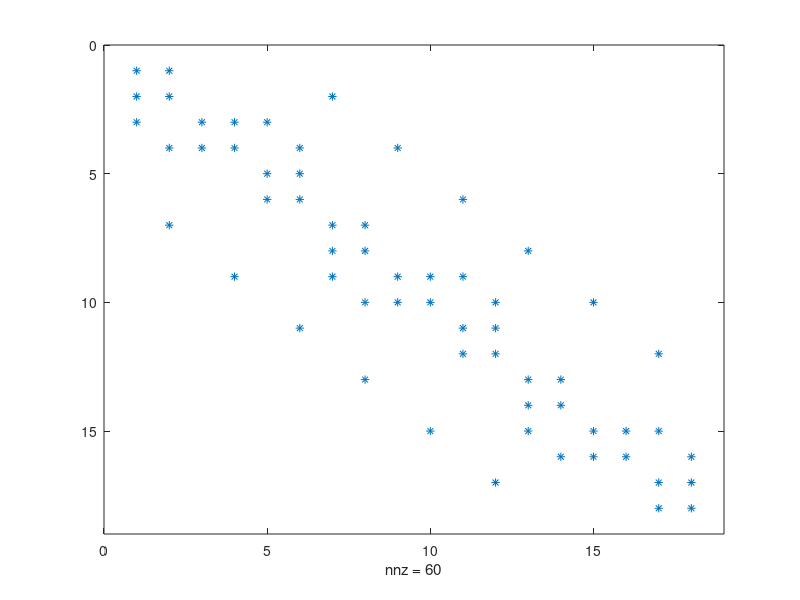

MATLAB code to generate this figure: (Note: this script raises an error after producing the figure.)
clear all;
close all;

% p.NumBowties = 100;
p.NumBowties = 9;
% number of rows
% p.row = 10;
p.row = 3;
% number of columns 
p.col = p.NumBowties/p.row;

p.REmitter = 1; % 1 ohm 
p.RCollector = 1; % 1 ohm 
%p.Area = 0.0001; % need to actually get a reasonable estimate  
p.Area = 5e-18; % 5 nm^2
%p.Beta = 0.9; % enhancement factor 
p.Beta = 25; % enhancement factor 
p.Distance = 10; % 10 nm
p.workFunction = 5.1; % work function of gold 
p.CemitterCollector = 2; % nano farad
p.Cparasitic = 0.05; % 0.1 nano farad
% p.Radius = 1; % 1 nm?
p.Radius = 10; % 1 nm
p.taby = csvread('rspa20140811supp3.csv');    

% p.Ccoupling = 0.03;
p.Ccoupling = 0.5; %increase coupling
p.CcouplingV = 0.5; %increase coupling
%u.jnano = 1;

% Stamp C and invert; stamp G
C = zeros(2*p.NumBowties);
G = zeros(2*p.NumBowties); % this is for the linear part. Non-linear part is stamped in eval_f 
for i = 1:2*p.NumBowties
    C(i,i) = p.CemitterCollector+p.Cparasitic;
    if mod(i,2) == 1
        C(i,i+1)= C(i,i+1)-p.CemitterCollector;
        G(i,i) = G(i,i) -1./(p.REmitter);
        if  i> 2*p.row
            C(i,i) = C(i,i) + p.Ccoupling ;
            C(i,i-2*p.row+1) = C(i,i-2*p.row+1) - p.Ccoupling;
        end 
        if mod(i-1,p.row*2)~=0 && mod(i+1,p.row*2)
            C(i,i) = C(i,i) + 2*p.CcouplingV ;
            C(i,i-2) = C(i,i-2) -p.CcouplingV;
            C(i,i+2) = C(i,i+2) -p.CcouplingV;
        end
    else
        C(i,i-1)= -p.CemitterCollector;
        G(i,i) = -1./(p.RCollector);
        if i<= 2*p.row*(p.col-1)
            G(i,i) = G(i,i) + p.Ccoupling;
            C(i,i+2*p.row-1) = C(i,i+2*p.row-1) + p.Ccoupling;
        end
        if mod(i-2,p.row*2)~=0 && mod(i,p.row*2)~=0
            C(i,i) = C(i,i) + 2*p.CcouplingV ;
            C(i,i-2) = C(i,i-2) -p.CcouplingV;
            C(i,i+2) = C(i,i+2) -p.CcouplingV;
        end
    end
end
figure;
spy(C)
p.invC = inv(C);
p.CG = p.invC*G;

p.v1 = 5;
p.v2 = 0;
period =1.5;
% amplitude = 0.5;
amplitude = 10; % amplify effect of incident current
u = [p.v1; p.v2];
unitb = [1, 0, 0, 0; 0, 1, 0, 0];
b = repmat(unitb,p.NumBowties,1); % bias always on

% turn on centre bowtie
b(p.NumBowties, 3) = 1;
b(round(p.NumBowties)+1, 4) = 1;

% % neighbours get half
% b(p.NumBowties-2, 3) = 0.5;
% b(round(p.NumBowties)+1-2, 4) = 0.5;
% b(p.NumBowties+2, 3) = 0.5;
% b(round(p.NumBowties)+1+2, 4) = 0.5;
% b(p.NumBowties-p.row*2, 3) = 0.5;
% b(round(p.NumBowties)+1-p.row*2, 4) = 0.5;
% b(p.NumBowties-p.row*2-2, 3) = 0.25;
% b(round(p.NumBowties)+1-p.row*2-2, 4) = 0.25;
% b(p.NumBowties-p.row*2+2, 3) = 0.25;
% b(round(p.NumBowties)+1-p.row*2+2, 4) = 0.25;
% b(p.NumBowties+p.row*2, 3) = 0.5;
% b(round(p.NumBowties)+1+p.row*2, 4) = 0.5;
% b(p.NumBowties+p.row*2-2, 3) = 0.25;
% b(round(p.NumBowties)+1+p.row*2-2, 4) = 0.25;
% b(p.NumBowties+p.row*2+2, 3) = 0.25;
% b(round(p.NumBowties)+1+p.row*2+2, 4) = 0.25;

x0 = zeros(2*p.NumBowties, 1);
tic;
t_stop = 40;
t_start = 0;
timestep = 0.05;
t_light_start = 20;
t_light_stop = 40;
tvec_normal = t_start:timestep:t_stop;
tc = 25; % centre of pulse
fwhm = 5; % in ns
sigma = fwhm/2.35;
gauss = exp(-(tvec_normal-tc).^2/(sqrt(2*pi)*sigma));
U = [repmat(u,1,length(tvec_normal)); 
    amplitude*cos(2*pi*tvec_normal/period).* gauss; 
    amplitude/2*cos(2*pi*tvec_normal/period +0.03).* gauss];

X_normal = ForwardEuler_t(@eval_f3,x0,p,U,b,tvec_normal);
%X = TrapMethod(x0,p,U,b,@fjbowtie, tvec);
time_euler = toc

figure;
for n = 400:5:600
    VisualizeNetwork(X_normal(:,n),p,U(:,n))
end

figure;
subplot(2, 1, 1)
plot(tvec_normal, X_normal(1, :), tvec_normal, X_normal(2, :), 'linewidth', 1.2)

subplot(2, 1, 2)
plot(tvec_normal, X_normal(end-1, :), tvec_normal, X_normal(end, :), 'linewidth', 1.2)
hold on


